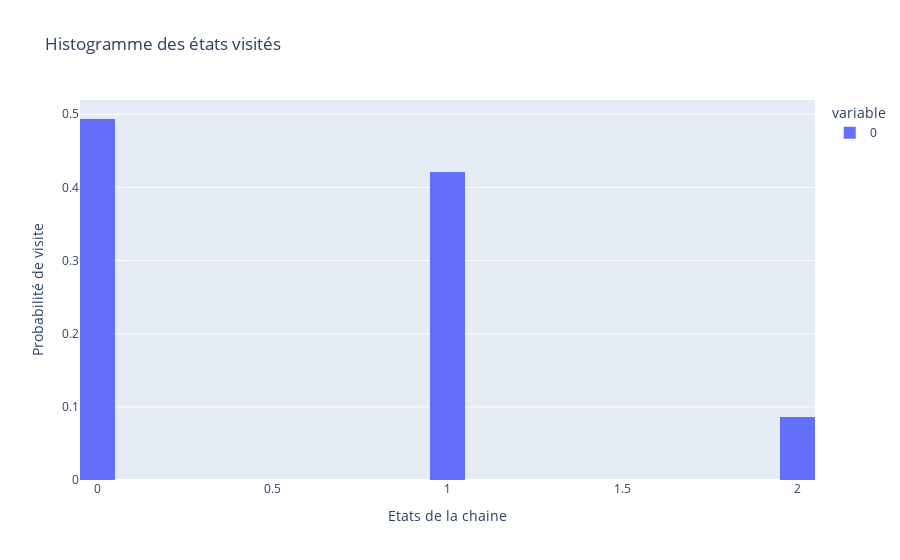

The notebook cell this image was saved under:
### Code cell
fig = px.histogram(states,histnorm='probability',title='Histogramme des états visités',nbins=3)
fig.update_traces(xbins_size=0.1)
fig.update_layout(
    xaxis_title="Etats de la chaine",
    yaxis_title="Probabilité de visite")
fig.show()

### Figure 1 — Plotly figure (JSON) as saved in the notebook; plotly's stock layout.template omitted (floating-point values rounded to 4 significant figures; data arrays with more than 128 entries replaced by an {"elided": "..."} marker saying what was removed)
{"data": [{"alignmentgroup": "True", "bingroup": "x", "histnorm": "probability", "hovertemplate": "variable=0<br>value=%{x}<br>probability=%{y}<extra></extra>", "legendgroup": "0", "marker": {"color": "#636efa", "pattern": {"shape": ""}}, "name": "0", "nbinsx": 3, "offsetgroup": "0", "orientation": "v", "showlegend": true, "x": {"elided": "2000 int values"}, "xaxis": "x", "yaxis": "y", "type": "histogram", "xbins": {"size": 0.1}}], "layout": {"xaxis": {"anchor": "y", "domain": [0.0, 1.0], "title": {"text": "Etats de la chaine"}}, "yaxis": {"anchor": "x", "domain": [0.0, 1.0], "title": {"text": "Probabilité de visite"}}, "legend": {"title": {"text": "variable"}, "tracegroupgap": 0}, "title": {"text": "Histogramme des états visités"}, "barmode": "relative"}}
